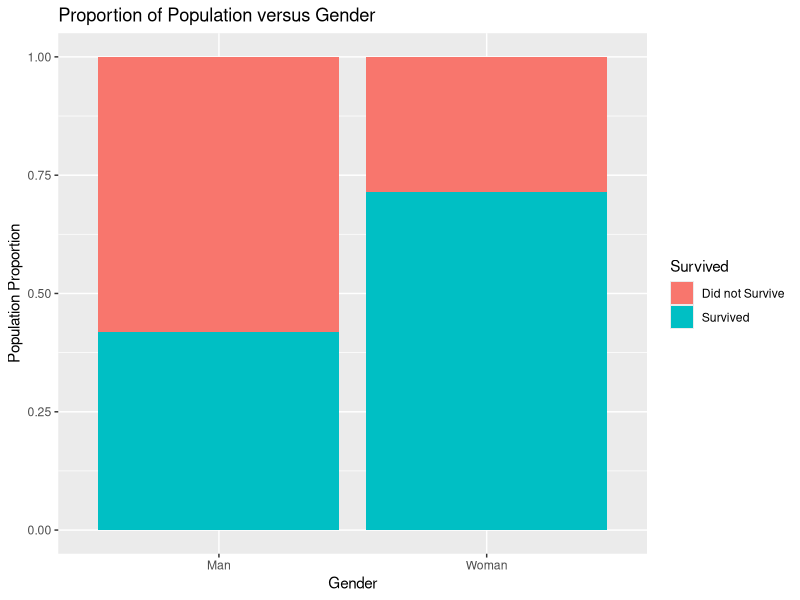
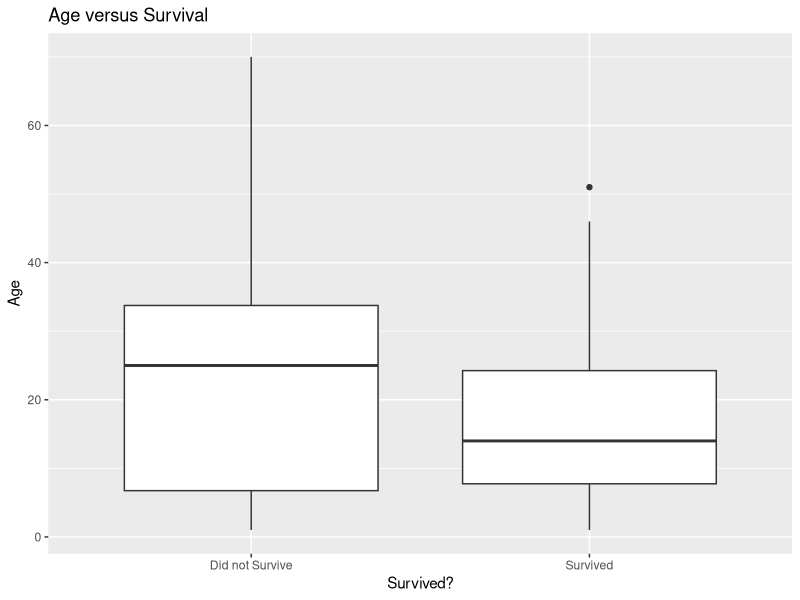

Here is the R script that generated these plots, in order: (Note: this script raises an error after producing the figures.)
## ---- chunk 1
knitr::opts_chunk$set(echo = TRUE, eval = TRUE, message = FALSE, 
                      warning = FALSE, comment = "#>", highlight = TRUE)
## ---- chunk 2
library(tidyverse)
## ---- chunk 3
donner <- read_csv("data/donner.csv")
## ---- chunk 4
sex_survival <- donner %>% group_by(sex) %>% mutate(survived = 
ifelse(survived == 0, "Did not Survive", "Survived"))
## ---- chunk 5
donner %>% group_by(sex) %>%
  ggplot(data = sex_survival, mapping = aes(x = sex, fill = survived)) + 
  geom_bar(position = "fill") + labs(title = "Proportion of Population versus Gender", x = "Gender", y = "Population Proportion", fill = "Survived")
## ---- chunk 6
age_survival <- donner %>%
  mutate(survived = ifelse(survived == 0, "Did not Survive", "Survived"))
age_survival

ggplot(data = age_survival, mapping = aes(x = survived, y = age)) + 
  geom_boxplot() + labs(title = "Age versus Survival", x = "Survived?", 
  y = "Age")
## ---- chunk 7
log_mod <- glm(survived ~ sex + age, data = donner, family = "binomial")
tidy(log_mod)
## ---- chunk 8
tibble(
  age = 60,
  sex = factor("Man") %>%
  augment(log_mod, newdata = .) %>%
  mutate(p = exp(.fitted) / (1 + exp(.fitted))) %>%
  pull(p)
)
## ---- chunk 9
tibble(
  age = 20,
  sex = factor("Man") %>%
  augment(log_mod, newdata = .) %>%
  mutate(p = exp(.fitted) / (1 + exp(.fitted))) %>%
  pull(p)
)
## ---- chunk 10
tibble(
  age = 0,
  sex = factor("Woman") %>%
  augment(log_mod, newdata = .) %>%
  mutate(p = exp(.fitted) / (1 + exp(.fitted))) %>%
  pull(p)
)
## ---- chunk 11
tibble(
  age = rep(1:70, times = 2),
  sex = rep(c("Man", "Woman"), times = 70) %>%
    augment(log_mod, newdata = .) %>%
    mutate(predicted_p = exp(.fitted) / (1 + exp(.fitted)) %>%
             ggplot(aes(x = age, y = predicted_p, color = sex)) + 
             geom_line(size = 1.5) + theme_minimal(base_size = 14) + 
             scale_color_manual(values = c("blue", "red")) + labs(title = 
            "Predicted Probability Values versus 
            Age Graph", subtitle = "Colored by Gender", x = "Age", y = 
            "Predicted Probability of Survival", color = "Gender")
))
